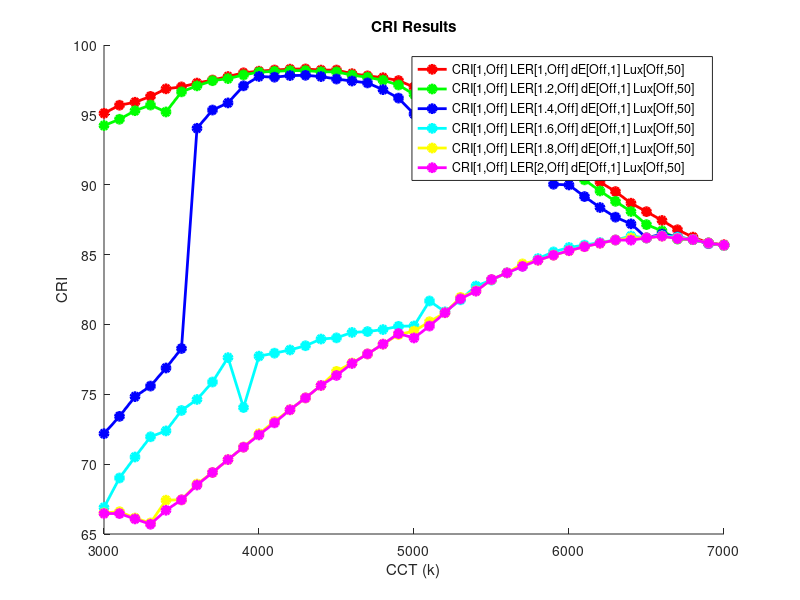
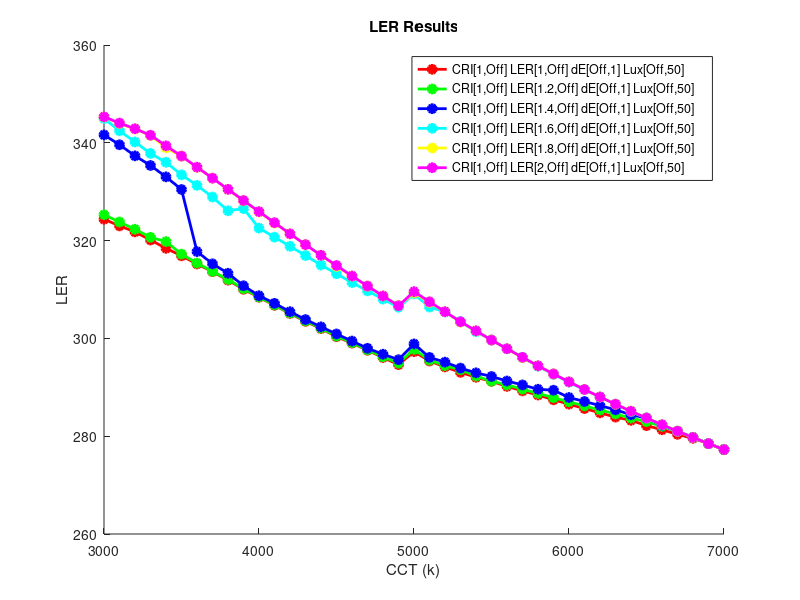

Here is the MATLAB script that generated these plots, in order:
close all
clear all
clc

load('CRI_and_increasing_LER_weight.mat')
colors='rgbcymk';
figure()
legend_entries={};
hold on
for i=1:6
    
    plot(CCT_final(i,:),CRI_final(i,:),'Marker','o','MarkerEdgeColor',colors(i),'MarkerFaceColor',colors(i),'LineWidth',2,'Color',colors(i))

    CRI_entry=strcat('CRI[1,Off]');
    dE_entry=strcat(' dE[Off,1]');
    power_entry=strcat(' LER[',num2str(weights(i,2)),',Off]');    
    lux_entry=strcat(' Lux[Off,50]');
        
    legend_entries{i}=strcat(CRI_entry,power_entry,dE_entry,lux_entry);    
    
end
legend(legend_entries)
title('CRI Results')
ylabel('CRI')
xlabel('CCT (k)')

figure()
legend_entries={};
hold on
for i=1:6
    
    plot(CCT_final(i,:),power_final(i,:),'Marker','o','MarkerEdgeColor',colors(i),'MarkerFaceColor',colors(i),'LineWidth',2,'Color',colors(i))

    CRI_entry=strcat('CRI[1,Off]');
    dE_entry=strcat(' dE[Off,1]');
    power_entry=strcat(' LER[',num2str(weights(i,2)),',Off]');    
    lux_entry=strcat(' Lux[Off,50]');
        
    legend_entries{i}=strcat(CRI_entry,power_entry,dE_entry,lux_entry);    
    
end
legend(legend_entries)
title('LER Results')
ylabel('LER')
xlabel('CCT (k)')